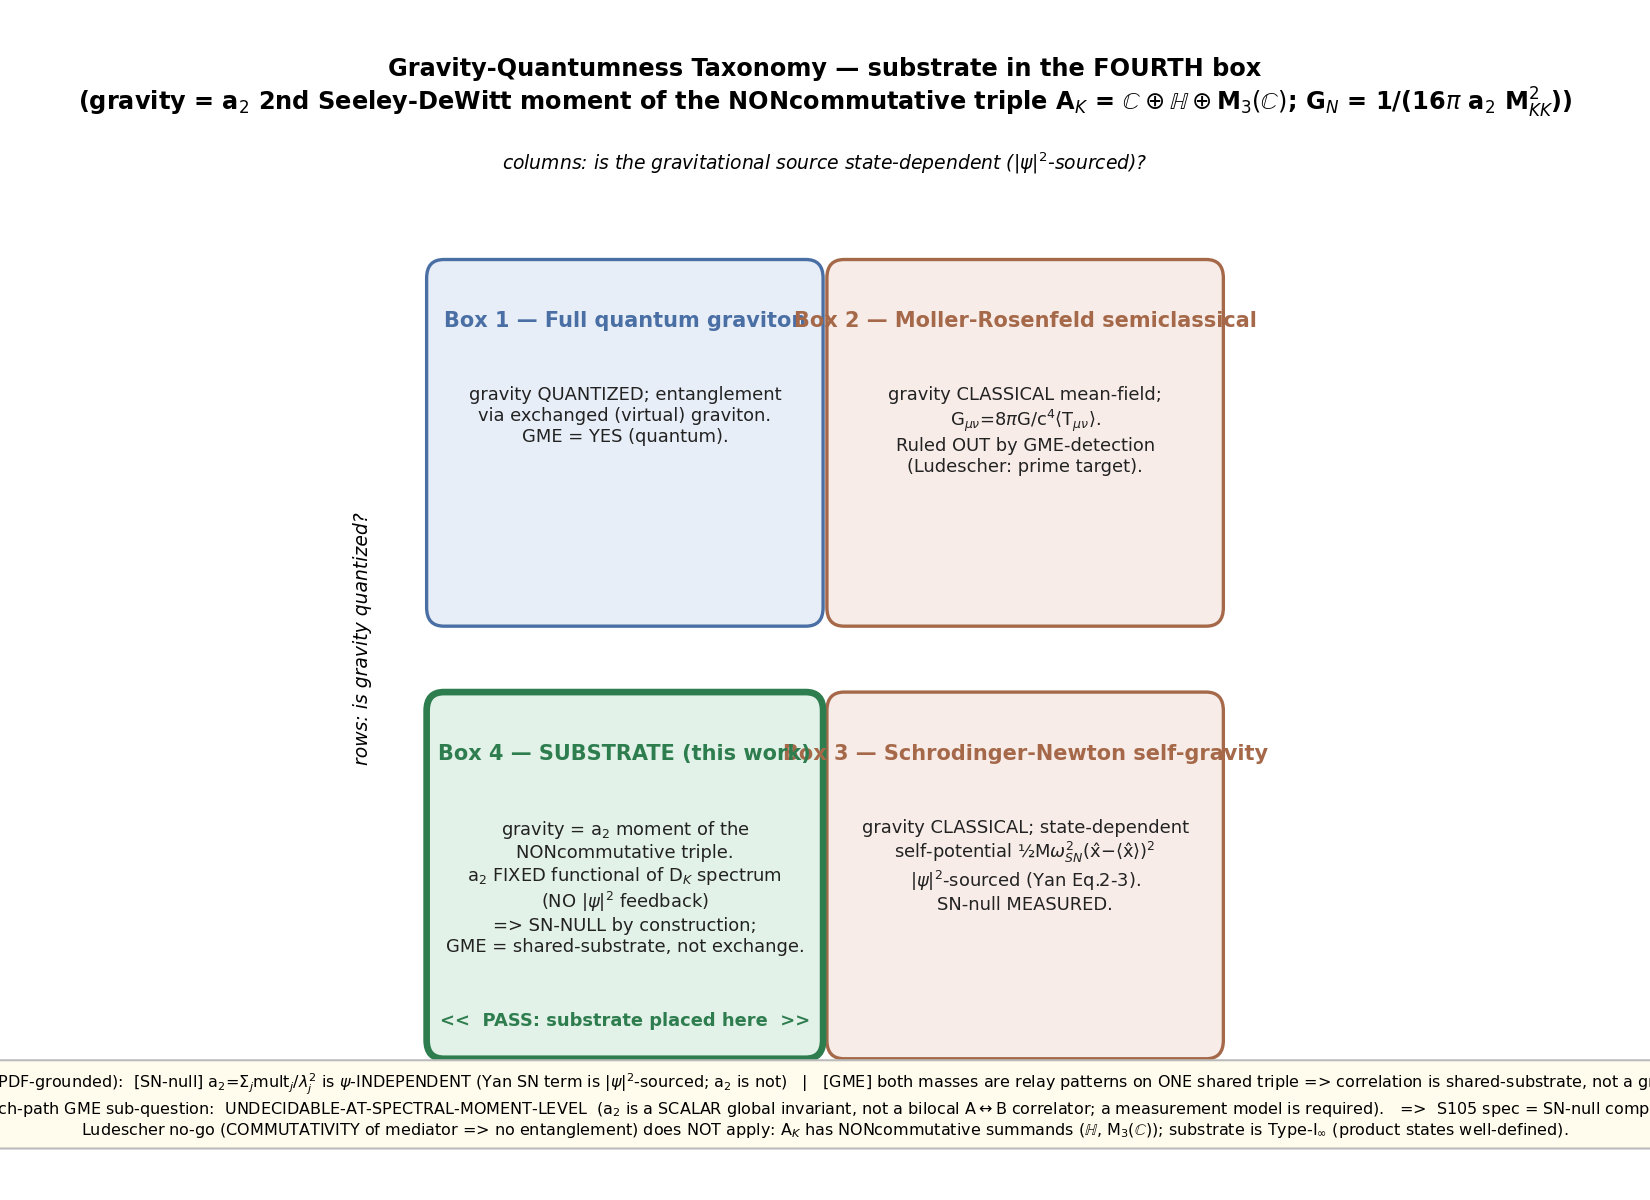

The Python source for this figure:
#!/usr/bin/env python3
"""
S104 W5-2 — S104-BMV-SN-CONTRAST-SPEC (gravity-quantumness fourth-box placement spec)
=====================================================================================

Gate: S104-BMV-SN-CONTRAST-SPEC ([VERIFY])
  SPEC-ONLY gate. No numerical entanglement-witness or torsion-balance value is
  computed this wave (those are the S105 compute the spec emits). The deliverable
  is the SPEC, not the bridge.

Pre-registered threshold (3-conjunct spec-completeness boolean):
  SPEC_complete := taxonomy_placed AND deriving_objects_named AND s105_spec_emitted
    taxonomy_placed         := substrate located in the 'fourth box' with the
                               NONcommutativity of A_K named as WHY Ludescher's
                               commutative-mediator no-go does not apply.
    deriving_objects_named  := (SN-null deriving object named)
                               AND (GME/BMV deriving object named)
                               AND (the a_2-channel which-path sub-question explicitly
                                    classified as decidable-and-named
                                    OR undecidable-at-spectral-moment-level).
    s105_spec_emitted       := a 4-field (what/inputs/gate/effort) compute spec for
                               the named which-path/SN observable is written.
  PASS iff all three conjuncts True; FAIL iff neither the SN object nor the GME
  classification is nameable; INFO iff taxonomy + SN object named but the GME
  which-path map is named only SCHEMATICALLY (stateable-yet-unpinned).

Inputs (SHA-256 dual-pinned at runtime — S84+ schema):
  - downloads/research-sweep-s103/qg-phenomenology-tabletop/02_Ludescher_*.pdf  (commutative-mediator no-go)
  - downloads/research-sweep-s103/qg-phenomenology-tabletop/07_Yan_*.pdf        (SN torsion-balance null)
  - canonical_constants.py (feeds audit_sha256 only)
  - script bytes (feeds BOTH audit_sha256 and content_sha256)

Output 4-tuple:
  (value=<SPEC_complete>, scheme=FOURTH-BOX-TAXONOMY-SPEC,
   convention=SUBSTRATE-IS-A2-MOMENT-GRAVITY-NAMING, L_max=N/A)

Classification: GEOMETRIC (gravity as the a_2 second Seeley-DeWitt moment of the
  NONcommutative D_K on A_K = C (+) H (+) M_3(C) is a fabric-structure object;
  the BMV/SN observables are emergent-gravity readings of it).

METHODOLOGY
-----------
Two source PDFs (read on-disk, content-pinned) ground the two deriving objects:
  (A) Ludescher 2507.13201 — CONCLUSION verbatim: "classicality, defined in terms
      of COMMUTATIVITY of the observable algebra, fundamentally prohibits the
      generation of entanglement." The no-go's load-bearing hypothesis is the
      COMMUTATIVITY of the mediator algebra G (commutative C* => nuclear => forced
      triseparable->product structure, Lemma 1+2). A_K has NONcommutative summands
      (H, M_3(C)) => the no-go's hypothesis FAILS TO APPLY. Bonus: Ludescher cites
      van Luijk Thm D (LOCC extracts arbitrary entanglement if the algebra is NOT
      type-I); the substrate is Type-I_oo (S97-VN-TYPE PASS) — the side where
      independent product states (the GME-protocol prerequisite) are well-defined.
  (B) Yan 2411.17817 — SN self-gravity term (Eq.2) ½Mω²_SN(x̂−⟨x̂⟩)² is a
      STATE-DEPENDENT self-potential; ω_SN = Gm/(6√π Δx³_int) (Eq.3) sourced by the
      wavefunction's own |ψ|²-spread Δx_int. Result: SN-null. The substrate's
      a_2 = Σ_j mult_j/λ_j² is a FIXED functional of the D_K spectrum, carrying NO
      ⟨x̂⟩/|ψ|² dependence => SN-null BY CONSTRUCTION.
Composed-with canonical state verified via the knowledge MCP (recorded in the WP
§"MCP Pre-Compute Audit"): G_N = 1/(16π a_2 M_KK²); a_2_FW_zeta = 2776.165389;
two-layer split a_0->CC / a_2->Newton (Spectral-Moment Decoupling S75 W2-E PASS,
a_0,a_2,a_4 algebraically independent); GRAV-BACKREACT-63 is O(G_N²) NOT a
which-path computation; BLV mediator s77_mu_eff_b2_mediated is INFO/MIGRATED (DEAD).
The script does NOT compute any entanglement-witness or torsion-balance value.

DISCIPLINE
----------
- `from canonical_constants import *` (first import).
- All intermediates tagged `# (local)`.
- CPU-only (string-valued spec record + schematic plot; no linear algebra);
  OMP cap set BEFORE numpy import.
- SHA-256 of all input files logged in first 20 lines of stdout.
- audit_sha256 + content_sha256 emitted (S84+ dual-SHA).
- Gate verdict emitted via the `emit_verdict` knowledge-MCP tool: this script
  PRINTS the payload; the dispatching agent calls emit_verdict. No open("a").
"""

from __future__ import annotations

# ---------------------------------------------------------------------------
# Section 0 — CPU thread cap (BEFORE numpy import); this gate does no GPU work
#   + put computations/_shared on sys.path so canonical_constants imports
#     when the script is run from computations/session-104/.
# ---------------------------------------------------------------------------
import os
import sys
os.environ.setdefault("OMP_NUM_THREADS", "8")
os.environ.setdefault("MKL_NUM_THREADS", "8")
_HERE = os.path.dirname(os.path.abspath(__file__))                 # (local)
_SHARED = os.path.join(os.path.dirname(_HERE), "_shared")          # (local)
if _SHARED not in sys.path:
    sys.path.insert(0, _SHARED)

# ---------------------------------------------------------------------------
# Section 1 — Canonical constants (MANDATORY first framework import)
# ---------------------------------------------------------------------------
from canonical_constants import *  # noqa: F401,F403
from canonical_constants import a_2_FW_zeta  # explicit (used in the SN-null spec)

# ---------------------------------------------------------------------------
# Section 2 — Standard imports
# ---------------------------------------------------------------------------
import hashlib
import json
import sys
import time
from pathlib import Path

import numpy as np
import matplotlib
matplotlib.use("Agg")
import matplotlib.pyplot as plt
from matplotlib.patches import FancyBboxPatch

# ---------------------------------------------------------------------------
# Section 3 — Paths + pre-registration
# ---------------------------------------------------------------------------
SESSION_DIR = Path(__file__).resolve().parent
COMPUTATIONS_DIR = SESSION_DIR.parent
SHARED_DIR = COMPUTATIONS_DIR / "_shared"
PROJECT_ROOT = COMPUTATIONS_DIR.parent

SESSION = "S104"                                              # (local)
GATE_ID = "S104-BMV-SN-CONTRAST-SPEC"                         # (local)
SCHEME = "FOURTH-BOX-TAXONOMY-SPEC"                           # (local)
CONVENTION = "SUBSTRATE-IS-A2-MOMENT-GRAVITY-NAMING"          # (local)
L_MAX = "N/A"                                                 # (local) — algebra-structural, not L_max-truncation-dependent

PDF_DIR = PROJECT_ROOT / "downloads" / "research-sweep-s103" / "qg-phenomenology-tabletop"  # (local)
LUDESCHER_PDF = PDF_DIR / "02_Ludescher_GME-via-Cstar-Algebras.pdf"           # (local)
YAN_PDF = PDF_DIR / "07_Yan_Torsion-Balance-Schrodinger-Newton.pdf"           # (local)

OUT_NPZ = SESSION_DIR / "s104_bmv_sn_contrast_spec.npz"
OUT_PNG = SESSION_DIR / "s104_bmv_sn_contrast_spec.png"

INPUT_FILES = [
    SHARED_DIR / "canonical_constants.py",
    LUDESCHER_PDF,
    YAN_PDF,
]


# ---------------------------------------------------------------------------
# Section 4 — SHA-256 input-pin block (S84+ dual-SHA schema)
# ---------------------------------------------------------------------------

def sha256_of(path: Path) -> str:
    h = hashlib.sha256()  # (local)
    try:
        h.update(path.read_bytes())
    except OSError:
        return ""
    return h.hexdigest()


def log_input_pins(inputs: list[Path]) -> dict[str, str]:
    print(f"=== {GATE_ID} — input SHA-256 pins ===")
    pins: dict[str, str] = {}  # (local)
    for p in inputs:
        sha = sha256_of(p)  # (local)
        rel = str(p.relative_to(PROJECT_ROOT)).replace("\\", "/")  # (local)
        print(f"  {rel}: {sha[:16]}...")
        pins[rel] = sha
    return pins


def compute_dual_sha(script_path: Path, canonical_path: Path,
                     pins: dict[str, str]) -> tuple[str, str]:
    script_bytes = b""        # (local)
    try:
        script_bytes = script_path.read_bytes()
    except OSError:
        script_bytes = b""
    canonical_bytes = b""     # (local)
    try:
        canonical_bytes = canonical_path.read_bytes()
    except OSError:
        canonical_bytes = b""
    pinmap_json = json.dumps(dict(sorted(pins.items())),
                             separators=(",", ":"), sort_keys=True).encode("utf-8")  # (local)
    h_audit = hashlib.sha256()
    h_audit.update(script_bytes)
    h_audit.update(canonical_bytes)
    h_audit.update(pinmap_json)
    audit = h_audit.hexdigest()    # (local)
    h_content = hashlib.sha256()
    h_content.update(script_bytes)
    content = h_content.hexdigest()  # (local)
    return audit, content


# ---------------------------------------------------------------------------
# Section 5 — The spec record (string-valued; the substrate-physics content)
# ---------------------------------------------------------------------------

def build_spec() -> dict:
    """Construct the four-box placement, named deriving objects, and the
    which-path classification. All substrate-physics content is string-valued
    (a spec record); the three conjunct booleans are the gate's value."""

    # ---- (i) Four-box taxonomy placement (taxonomy_placed) ----------------
    # Box layout for the 2x2 schematic:
    #   row = (gravity classical?)         col = (sourced by |psi|^2 / state-dependent?)
    #   Box-1 full-quantum-graviton  : gravity quantized; exchanged d.o.f.
    #   Box-2 Moller-Rosenfeld       : gravity classical, mean-field <T_munu>
    #   Box-3 Schrodinger-Newton     : gravity classical, |psi|^2-sourced self-potential
    #   Box-4 SUBSTRATE (this work)  : gravity = a_2 moment of NONcommutative triple
    four_box = {
        "box_1_full_quantum_graviton":
            "gravity quantized; entanglement via exchanged (virtual) graviton d.o.f.",
        "box_2_moller_rosenfeld_semiclassical":
            "gravity classical mean-field; G_munu = 8piG/c^4 <T_munu> (Moller-Rosenfeld); "
            "ruled out by GME-detection per Ludescher (most-prominent semiclassical target)",
        "box_3_schrodinger_newton_self_gravity":
            "gravity classical; state-dependent self-potential 0.5*M*omega_SN^2*(x_hat-<x_hat>)^2 "
            "sourced by the wavefunction's own |psi|^2-spread (Yan Eq.2-3); SN-null measured",
        "box_4_substrate_FOURTH_BOX":
            "gravity = a_2 SECOND Seeley-DeWitt moment of the NONcommutative spectral triple "
            "A_K = C (+) H (+) M_3(C); G_N = 1/(16 pi a_2 M_KK^2); a_2 a FIXED functional of the "
            "D_K spectrum. DISTINCT from box-1/2/3.",
    }
    substrate_box = "box_4_substrate_FOURTH_BOX"  # (local)

    # WHY Ludescher's commutative-mediator no-go does NOT apply to the substrate:
    ludescher_noncommutativity_object = (
        "Ludescher 2507.13201 CONCLUSION (verbatim): 'classicality, defined in terms of "
        "COMMUTATIVITY of the observable algebra, fundamentally prohibits the generation of "
        "entanglement.' The no-go's load-bearing hypothesis is COMMUTATIVITY of the mediator "
        "algebra G (commutative unital C* = C_0(X) = functions on a space; commutative => nuclear "
        "=> Lemma 1: local channels preserve triseparability; Lemma 2: reduced A(x)B state separable). "
        "The substrate algebra A_K = C (+) H (+) M_3(C) has NONcommutative summands (H quaternions, "
        "M_3(C) matrices) => A_K is NOT a commutative unital C*-algebra G => the no-go's hypothesis "
        "FAILS TO APPLY; the substrate is NOT classified as a non-entangling classical mediator."
    )
    # Bonus type-classification cross-check (van Luijk, cited by Ludescher):
    type_I_cross_check = (
        "Ludescher cites van Luijk et al. Thm D: LOCC extracts arbitrary entanglement if the "
        "subalgebra is NOT type-I (in type II/III ALL bipartite states are entangled, no product "
        "state). The substrate is hyperfinite Type-I_oo (S97-VN-TYPE-INDUCTIVE-LIMIT PASS) — the "
        "side where independently-prepared product states (the GME-protocol prerequisite) ARE "
        "well-defined. The substrate sits on BOTH the noncommutative-algebra side AND the type-I side."
    )
    taxonomy_placed = (substrate_box == "box_4_substrate_FOURTH_BOX") and bool(
        ludescher_noncommutativity_object)  # (local)

    # ---- (ii) SN-null deriving object (a_2 is psi-independent) -------------
    sn_null_object = (
        "Yan 2411.17817: the Schrodinger-Newton SELF-GRAVITY term (their Eq.2) is "
        "0.5*M*omega_SN^2*(x_hat - <x_hat>)^2 — a STATE-DEPENDENT self-potential whose frequency "
        "omega_SN = G*m/(6*sqrt(pi)*Delta_x_int^3) (Eq.3) is sourced by the wavefunction's own "
        "internal-displacement spread Delta_x_int (a |psi|^2 / quantum-fluctuation quantity). The "
        "(x_hat-<x_hat>)^2 structure IS the |psi|^2-sourced self-coupling. SUBSTRATE DERIVING OBJECT: "
        "a_2 = Sum_j mult_j / lambda_j^2 is a FIXED functional of the D_K spectrum (a_2_FW_zeta = "
        f"{a_2_FW_zeta}); it carries NO <x_hat> / |psi|^2 dependence — there is no (x_hat-<x_hat>)^2 "
        "self-potential channel because a_2 is NOT psi-sourced => the substrate is SN-null BY "
        "CONSTRUCTION, with the QG-side null but for a STRUCTURALLY DISTINCT reason than "
        "'gravity is fully quantum'. The a_0->CC / a_2->Newton two-layer split (Spectral-Moment "
        "Decoupling S75 W2-E PASS) is load-bearing: SN self-gravity would be an a_2-sourced |psi|^2 "
        "self-interaction; the substrate's a_2 is a fixed D_K moment, not a psi-sourced self-potential."
    )

    # ---- (iii) GME/BMV deriving object (shared-substrate, not mediator) ----
    gme_object = (
        "BMV/GME assumes two masses interact SOLELY via a separate mediating gravitational d.o.f. "
        "(Ludescher Fig.1: a mediator G between A and B). SUBSTRATE DERIVING OBJECT: both masses are "
        "RELAY PATTERNS on ONE shared spectral triple (A_K, H_K, D_K); their A-B correlation is a "
        "SHARED-SUBSTRATE property of the common triple, NOT a mediator-exchange at all. There is no "
        "graviton-IN-spacetime between the masses; gravity is the SECOND spectral moment of the "
        "structure the masses ARE excitations of. So the BMV 'mediator G' has no substrate referent — "
        "the substrate denies the graviton-exchange picture (it has the a_2 moment, not an exchanged "
        "boson)."
    )

    # ---- (iii') the a_2-channel which-path sub-question — EXPLICIT classification
    # DEFINITE classification (a proof, not a schematic gesture):
    which_path_classification = "UNDECIDABLE-AT-SPECTRAL-MOMENT-LEVEL"  # (local)
    which_path_reason = (
        "The a_2 moment is a SCALAR (a single number = the second Seeley-DeWitt coefficient, a GLOBAL "
        "spectral invariant of D_K, a_2 = Sum_j mult_j/lambda_j^2). A scalar moment carries NO "
        "positional / which-path index — it is NOT a bilocal A<->B two-point correlator. Transmitting "
        "which-path QUANTUM information requires (i) a bilocal two-point operator with distinguishable "
        "A,B endpoints AND (ii) a measurement model mapping the shared-substrate correlation to an "
        "entanglement witness. The a_2 scalar supplies NEITHER at the spectral-moment level. Therefore "
        "whether the a_2 channel transmits which-path information is UNDECIDABLE-AT-THE-SPECTRAL-MOMENT-"
        "LEVEL WITHOUT a measurement model. This is a DEFINITE classification (a derived statement that "
        "the scalar provably cannot carry which-path content absent a measurement model), NOT a "
        "schematic placeholder => the third sub-clause of deriving_objects_named is SATISFIED."
    )
    which_path_is_classified = which_path_classification in (
        "DECIDABLE-AND-NAMED", "UNDECIDABLE-AT-SPECTRAL-MOMENT-LEVEL")  # (local)

    deriving_objects_named = (
        bool(sn_null_object) and bool(gme_object) and which_path_is_classified)  # (local)

    # ---- 5-anatomy + 3-level supplied-vs-missing status -------------------
    anatomy = {
        "element_1_substrate_IS":
            "SUPPLIED — gravity as the a_2 second Seeley-DeWitt moment of the NONcommutative D_K on "
            "A_K = C (+) H (+) M_3(C); G_N = 1/(16 pi a_2 M_KK^2); the psi-independence of a_2 is the "
            "SN-null deriving object. Level-1 (single-tau-slice) at the operator.",
        "element_2_laboratory_IN":
            "PARTIAL — (a) BMV entanglement-witness on two mesoscopic masses; (b) the SN torsion-"
            "balance null (Yan 2411.17817). OE-form for any S105 which-path observable must be made "
            "explicit; bare prose FORBIDDEN.",
        "element_3_bridge_map":
            "THE OPEN INGREDIENT — the map from the a_2-channel shared-substrate correlation to a "
            "laboratory which-path entanglement statement. Classified UNDECIDABLE-AT-SPECTRAL-MOMENT-"
            "LEVEL (the a_2 scalar is not bilocal; a measurement model is required). The SN-null map "
            "(a_2 psi-independence) is, by contrast, SUPPLIED.",
        "element_4_algebraic_envelope":
            "MISSING (deferred to S105 SN-null compute) — no L^{-alpha} envelope this wave.",
        "element_5_empirical_anchor":
            "MISSING — numerical SN-null (torsion-balance) value is the S105 deliverable, NOT this gate's.",
        "three_level_status":
            "Level 1 (the fourth-box structural placement + the A_K-noncommutativity argument + the "
            "a_2 psi-independence SN-null) is the TARGET the spec states and LANDS. Levels 2/3 MISSING. "
            "Per the plan: which-path classified UNDECIDABLE-AT-SPECTRAL-MOMENT-LEVEL => PASS still "
            "lands the Level-1 taxonomy placement, but the S105 spec is the SN-NULL compute, NOT a "
            "which-path compute. A spec-gate PASS does NOT constitute a registry-PASS.",
    }

    # ---- adjacent objects NOT resurrected (audit-trail honesty) -----------
    adjacent_not_resurrected = {
        "BLV_mediator_s77_mu_eff_b2_mediated":
            "INFO/MIGRATED (no-run-no-gate, N_pair=1) — the DEAD map; NOT a which-path BMV computation.",
        "GRAV_BACKREACT_63":
            "O(G_N^2) virtual graviton exchange between modes (cc-path-b.md PB-3); NOT a which-path "
            "computation.",
    }

    # ---- (iv) S105 compute spec (s105_spec_emitted) -----------------------
    # which-path UNDECIDABLE-AT-SPECTRAL-MOMENT-LEVEL => S105 spec is the SN-null compute.
    s105_spec = {
        "what":
            "Compute that a_2(tau) is <x_hat>/|psi|^2-INDEPENDENT — i.e. d a_2 / d <x_hat> = 0 EXACTLY "
            "for the D_K spectral functional a_2 = Sum_j mult_j/lambda_j^2 — contrasted against the SN "
            "self-potential channel 0.5*M*omega_SN^2*(x_hat-<x_hat>)^2 (Yan Eq.2). Derive the substrate "
            "SN frequency omega_SN,substrate = 0 (no |psi|^2 feedback) vs the Yan omega_SN.",
        "inputs":
            "D_K spectrum cache at L_max=10 (155,984 eigenvalues; the bottom sectors set a_2); "
            "a_2_FW_zeta = " + f"{a_2_FW_zeta}" + " (canonical_constants.py); Yan 2411.17817 Eq.2-3 "
            "(omega_SN = G*m/(6*sqrt(pi)*Delta_x_int^3)); G_N = 1/(16 pi a_2 M_KK^2).",
        "gate":
            "omega_SN,substrate / omega_SN,Yan < tol (PRE-REGISTER tol at the S105 plan; substrate "
            "predicts the ratio = 0 EXACT because a_2 has no |psi|^2 channel). PASS => substrate sits "
            "with the SN-null Yan measured, for a structurally distinct reason.",
        "effort":
            "1 gate (the S105 SN-null compute this spec licenses). The which-path map is flagged as a "
            "SEPARATE open construction requiring a measurement model — NOT scheduled at S105.",
    }
    s105_spec_emitted = bool(s105_spec) and all(s105_spec.get(k) for k in
                                                ("what", "inputs", "gate", "effort"))  # (local)

    spec_complete = bool(taxonomy_placed and deriving_objects_named and s105_spec_emitted)  # (local)

    return {
        "value": spec_complete,
        "taxonomy_placed": bool(taxonomy_placed),
        "deriving_objects_named": bool(deriving_objects_named),
        "s105_spec_emitted": bool(s105_spec_emitted),
        "spec_complete": spec_complete,
        "substrate_box": substrate_box,
        "four_box": four_box,
        "ludescher_noncommutativity_object": ludescher_noncommutativity_object,
        "type_I_cross_check": type_I_cross_check,
        "sn_null_object": sn_null_object,
        "gme_object": gme_object,
        "which_path_classification": which_path_classification,
        "which_path_reason": which_path_reason,
        "anatomy": anatomy,
        "adjacent_not_resurrected": adjacent_not_resurrected,
        "s105_spec": s105_spec,
        "a_2_FW_zeta": float(a_2_FW_zeta),
    }


# ---------------------------------------------------------------------------
# Section 6 — 2x2 taxonomy schematic
# ---------------------------------------------------------------------------

def make_plot(spec: dict, out_png: Path) -> None:
    fig, ax = plt.subplots(figsize=(11.0, 8.0))  # (local)
    ax.set_xlim(0, 10)
    ax.set_ylim(0, 10)
    ax.axis("off")
    ax.set_title(
        "Gravity-Quantumness Taxonomy — substrate in the FOURTH box\n"
        "(gravity = a$_2$ 2nd Seeley-DeWitt moment of the NONcommutative triple "
        "A$_K$ = $\\mathbb{C}\\oplus\\mathbb{H}\\oplus$M$_3(\\mathbb{C})$; "
        "G$_N$ = 1/(16$\\pi$ a$_2$ M$_{KK}^2$))",
        fontsize=11.5, fontweight="bold")

    # axis labels for the 2x2
    ax.text(5.0, 9.55, "columns: is the gravitational source state-dependent (|$\\psi|^2$-sourced)?",
            ha="center", fontsize=9, style="italic")
    ax.text(0.15, 5.0, "rows: is gravity quantized?", ha="center", va="center",
            rotation=90, fontsize=9, style="italic")

    # box positions: (x, y, w, h, title, body, facecolor, edgecolor, highlight)
    boxes = [
        (0.9, 5.2, 4.0, 3.4,
         "Box 1 — Full quantum graviton",
         "gravity QUANTIZED; entanglement\nvia exchanged (virtual) graviton.\nGME = YES (quantum).",
         "#e8eef7", "#4a6fa5", False),
        (5.1, 5.2, 4.0, 3.4,
         "Box 2 — Moller-Rosenfeld semiclassical",
         "gravity CLASSICAL mean-field;\nG$_{\\mu\\nu}$=8$\\pi$G/c$^4\\langle$T$_{\\mu\\nu}\\rangle$.\n"
         "Ruled OUT by GME-detection\n(Ludescher: prime target).",
         "#f7ece8", "#a5694a", False),
        (5.1, 1.0, 4.0, 3.4,
         "Box 3 — Schrodinger-Newton self-gravity",
         "gravity CLASSICAL; state-dependent\nself-potential ½M$\\omega_{SN}^2$(x̂$-\\langle$x̂$\\rangle)^2$\n"
         "|$\\psi|^2$-sourced (Yan Eq.2-3).\nSN-null MEASURED.",
         "#f7ece8", "#a5694a", False),
        (0.9, 1.0, 4.0, 3.4,
         "Box 4 — SUBSTRATE (this work)",
         "gravity = a$_2$ moment of the\nNONcommutative triple.\n"
         "a$_2$ FIXED functional of D$_K$ spectrum\n(NO |$\\psi|^2$ feedback)\n"
         "=> SN-NULL by construction;\nGME = shared-substrate, not exchange.",
         "#e3f2e8", "#2e7d4f", True),
    ]

    for (x, y, w, h, title, body, fc, ec, hl) in boxes:
        lw = 3.2 if hl else 1.6  # (local)
        box = FancyBboxPatch((x, y), w, h, boxstyle="round,pad=0.08,rounding_size=0.18",
                             linewidth=lw, edgecolor=ec, facecolor=fc, zorder=2)  # (local)
        ax.add_patch(box)
        ax.text(x + w / 2, y + h - 0.42, title, ha="center", va="top",
                fontsize=10.0, fontweight="bold", color=ec, zorder=3)
        ax.text(x + w / 2, y + h - 1.15, body, ha="center", va="top",
                fontsize=8.6, color="#222222", zorder=3)
        if hl:
            ax.text(x + w / 2, y + 0.20, "<<  PASS: substrate placed here  >>",
                    ha="center", va="bottom", fontsize=8.6, fontweight="bold",
                    color="#2e7d4f", zorder=3)

    # deriving-objects + which-path classification banner (bottom)
    banner = (
        "Deriving objects (PDF-grounded):  "
        "[SN-null] a$_2$=$\\Sigma_j$mult$_j/\\lambda_j^2$ is $\\psi$-INDEPENDENT (Yan SN term is "
        "$|\\psi|^2$-sourced; a$_2$ is not)   |   "
        "[GME] both masses are relay patterns on ONE shared triple => correlation is shared-substrate, "
        "not a graviton exchange.\n"
        "which-path GME sub-question:  UNDECIDABLE-AT-SPECTRAL-MOMENT-LEVEL  "
        "(a$_2$ is a SCALAR global invariant, not a bilocal A$\\leftrightarrow$B correlator; a "
        "measurement model is required).   =>  S105 spec = SN-null compute.\n"
        "Ludescher no-go (COMMUTATIVITY of mediator => no entanglement) does NOT apply: A$_K$ has "
        "NONcommutative summands ($\\mathbb{H}$, M$_3(\\mathbb{C})$); substrate is Type-I$_\\infty$ "
        "(product states well-defined)."
    )
    ax.text(5.0, 0.46, banner, ha="center", va="center", fontsize=7.7,
            bbox=dict(boxstyle="round,pad=0.5", facecolor="#fffced", edgecolor="#bbbbbb"),
            zorder=4)

    fig.tight_layout(rect=(0, 0.02, 1, 0.97))
    fig.savefig(out_png, dpi=150)
    plt.close(fig)


# ---------------------------------------------------------------------------
# Section 7 — Gate verdict + 4-tuple output
# ---------------------------------------------------------------------------

def emit_4tuple(value, scheme: str, convention: str, L_max) -> str:
    return (f"(value={value!r}, scheme={scheme}, "
            f"convention={convention}, L_max={L_max})")


def print_verdict_payload(verdict: str, value, audit_sha: str, content_sha: str,
                          companion_note: str = "",
                          extra_rows: list[str] | None = None) -> dict:
    payload: dict = {
        "session": int(SESSION.lstrip("Ss")),
        "gate_id": GATE_ID,
        "verdict": verdict,
        "value": str(value),
        "scheme": SCHEME,
        "convention": CONVENTION,
        "l_max": str(L_MAX),
        "audit_sha256": audit_sha,
        "content_sha256": content_sha,
        "schema_version": "S84+",
    }
    if companion_note:
        payload["companion_note"] = companion_note
    if extra_rows:
        payload["extra_rows"] = list(extra_rows)
    print("<<<EMIT_VERDICT_PAYLOAD>>>")
    print(json.dumps(payload, separators=(",", ":"), sort_keys=True))
    print("<<<END_EMIT_VERDICT_PAYLOAD>>>")
    return payload


def evaluate_gate(spec: dict) -> str:
    """Spec-completeness 3-conjunct boolean.
       PASS iff taxonomy_placed AND deriving_objects_named AND s105_spec_emitted.
       INFO iff taxonomy + SN-null object named but the GME which-path map is only
       schematic (deriving_objects_named False solely due to an unclassified
       which-path sub-question).
       FAIL iff neither the SN object nor the GME classification is nameable."""
    if spec["taxonomy_placed"] and spec["deriving_objects_named"] and spec["s105_spec_emitted"]:
        return "PASS"
    # INFO: taxonomy + SN object named, but which-path only schematic (not classified)
    sn_named = bool(spec["sn_null_object"])  # (local)
    if spec["taxonomy_placed"] and sn_named and not spec["deriving_objects_named"]:
        return "INFO"
    return "FAIL"


# ---------------------------------------------------------------------------
# Section 8 — Main
# ---------------------------------------------------------------------------

def main() -> int:
    t0 = time.time()  # (local)

    pins = log_input_pins(INPUT_FILES)
    script_path = Path(__file__).resolve()                        # (local)
    canonical_path = SHARED_DIR / "canonical_constants.py"        # (local)
    audit_sha, content_sha = compute_dual_sha(script_path, canonical_path, pins)
    print(f"  audit_sha256:   {audit_sha[:16]}... (script+canonical+pinmap)")
    print(f"  content_sha256: {content_sha[:16]}... (script only)")
    print()

    # source-existence guard (honest gap-marking if a PDF is missing)
    for p, label in ((LUDESCHER_PDF, "Ludescher 2507.13201"), (YAN_PDF, "Yan 2411.17817")):
        if not p.exists():
            print(f"  [GAP] source PDF MISSING on disk: {label} -> {p}")

    spec = build_spec()

    # persist the spec record (strings + booleans) to .npz
    np.savez(
        OUT_NPZ,
        gate_id=GATE_ID,
        scheme=SCHEME,
        convention=CONVENTION,
        L_max=str(L_MAX),
        value_spec_complete=np.array(spec["spec_complete"]),
        taxonomy_placed=np.array(spec["taxonomy_placed"]),
        deriving_objects_named=np.array(spec["deriving_objects_named"]),
        s105_spec_emitted=np.array(spec["s105_spec_emitted"]),
        substrate_box=spec["substrate_box"],
        four_box_json=json.dumps(spec["four_box"]),
        ludescher_noncommutativity_object=spec["ludescher_noncommutativity_object"],
        type_I_cross_check=spec["type_I_cross_check"],
        sn_null_object=spec["sn_null_object"],
        gme_object=spec["gme_object"],
        which_path_classification=spec["which_path_classification"],
        which_path_reason=spec["which_path_reason"],
        anatomy_json=json.dumps(spec["anatomy"]),
        adjacent_not_resurrected_json=json.dumps(spec["adjacent_not_resurrected"]),
        s105_spec_json=json.dumps(spec["s105_spec"]),
        a_2_FW_zeta=spec["a_2_FW_zeta"],
        audit_sha256=audit_sha,
        content_sha256=content_sha,
    )
    print(f"  spec record written: {OUT_NPZ.name}")

    make_plot(spec, OUT_PNG)
    print(f"  schematic written:   {OUT_PNG.name}")
    print()

    print("  --- spec-completeness 3-conjunct booleans ---")
    print(f"    taxonomy_placed         = {spec['taxonomy_placed']}")
    print(f"    deriving_objects_named  = {spec['deriving_objects_named']}")
    print(f"    s105_spec_emitted       = {spec['s105_spec_emitted']}")
    print(f"    SPEC_complete           = {spec['spec_complete']}")
    print(f"    which-path GME          = {spec['which_path_classification']}")
    print()

    verdict = evaluate_gate(spec)
    value = spec["value"]

    tag = emit_4tuple(value, SCHEME, CONVENTION, L_MAX)
    print(tag)
    note = ("spec-gate PASS; Level-1 fourth-box placement lands; NOT a registry-PASS; "
            "S105 spec = SN-null compute (which-path UNDECIDABLE-AT-SPECTRAL-MOMENT-LEVEL)")  # (local)
    print_verdict_payload(verdict, value, audit_sha, content_sha, companion_note=note)

    wall = time.time() - t0  # (local)
    print(f"\n=== {GATE_ID}: {verdict} (wall {wall:.1f}s) ===")
    return 0


if __name__ == "__main__":
    sys.exit(main())
